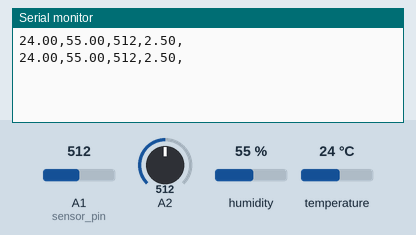
A sketch run on a simulated Arduino Uno, built with avr-gcc and run on an emulated ATmega328P. Shown: the last lines printed to the serial monitor. The inputs (shaded band) are chosen by the test bench; at power-on: humidity 55 %, A1 (sensor_pin) = 512, A2 = 512, temperature 24 °C.

Above: at 1.8 s.
1.9 s: humidity set to 22 %
At 2.9 s:
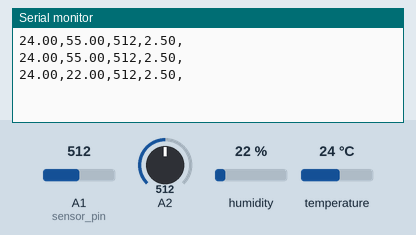
3.4 s: A1 (sensor_pin) set to 716
At 4.7 s:
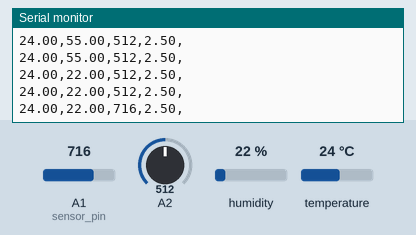
4.9 s: A2 set to 716
At 5.9 s:
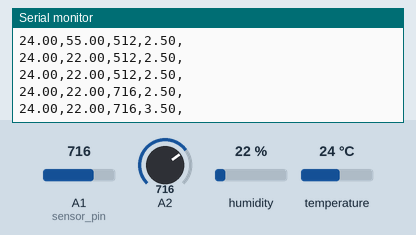
6.4 s: temperature set to 12 °C
At 7.7 s:
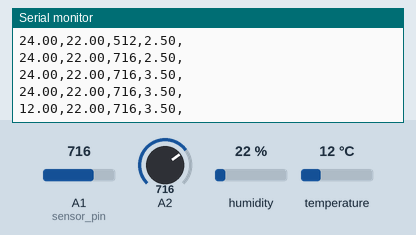
7.9 s: A1 (sensor_pin) set to 992
At 9.0 s:
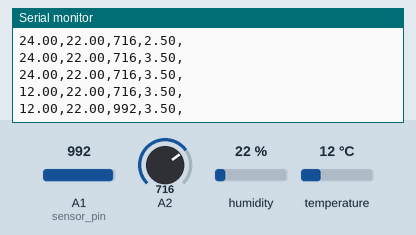
9.4 s: A2 set to 992
At 9.4 s:
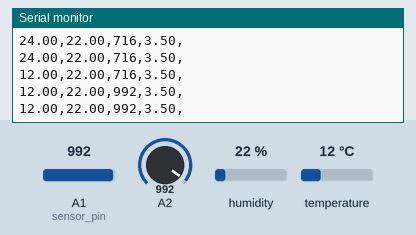
Timing chart, 0 to 11.9 s (numbered marks = the images above; inputs shaded):
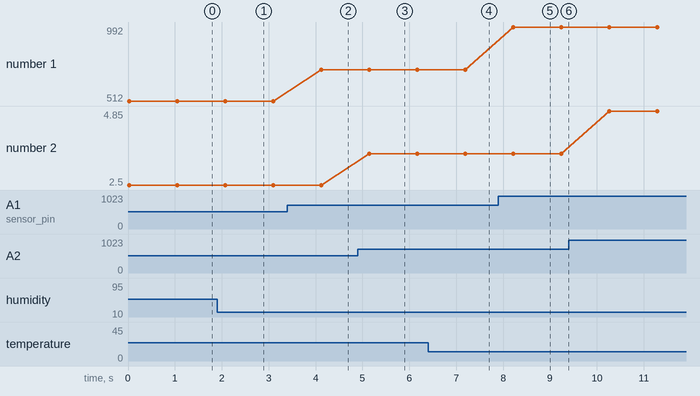

Measured:
- after the input at 1.9 s, the serial monitor: prints a new line after 0.17 s (image 1)
- after the input at 3.4 s, the serial monitor: prints a new line after 0.72 s (image 2)
- after the input at 4.9 s, the serial monitor: prints a new line after 0.25 s (image 3)
- after the input at 6.4 s, the serial monitor: prints a new line after 0.79 s (image 4)
- after the input at 7.9 s, the serial monitor: prints a new line after 0.32 s (image 5)
- plotted number 1: 512 → 716 after the input at 3.4 s, 716 → 992 after the input at 7.9 s
- plotted number 2: 2.5 → 3.5 after the input at 4.9 s, 3.5 → 4.85 after the input at 9.4 s

The sketch:

temperature_sensors.ino
```cpp
#include <dht.h>        // Include library
#define outPin A0        // Defines pin number to which the sensor is connected
const int sensor_pin = A1;

const int threshold = 20;
int pH_Value;
float Voltage;

dht DHT;                // Creates a DHT object

void setup() {
  Serial.begin(9600);
  pinMode(pH_Value, INPUT);
}

void loop() {
  // dht11 code start
  int readData = DHT.read11(outPin);

  float t = DHT.temperature;        // Read temperature
  float h = DHT.humidity;           // Read humidity

//  Serial.print("Temperature = ");
//  Serial.print(t);
//  Serial.print("°C | ");
//  Serial.print((t * 9.0) / 5.0 + 32.0);  // Convert celsius to fahrenheit
//  Serial.println("°F ");
//  Serial.print("Humidity = ");
//  Serial.print(h);
//  Serial.println("% ");
//  Serial.println("");

  String tempval = String(t);
  String humidval = String(h);


  // delay(2000); // wait two seconds

  // Soil moisture sensor starts:

  float moisture_percentage;
  int sensor_analog;
  sensor_analog = analogRead(sensor_pin);
  moisture_percentage = ( 100 - ( (sensor_analog / 1023.00) * 100 ) );
//   Serial.print("Moisture Percentage = ");
//   Serial.print(moisture_percentage);
//   Serial.print("%\n\n");
//   Serial.print("Sensor value = ");
//   Serial.print(sensor_analog);

   String moistval = String(sensor_analog);


  //  ph sensor
  pH_Value = analogRead(A2);
  Voltage = pH_Value * (5.0 / 1023.0);
  // Serial.println(Voltage);

  String phval = String(pH_Value);

  String FinalVal = tempval+","+humidval+","+moistval+","+Voltage+",";
  Serial.println(FinalVal);

  delay(1000);
}
```
